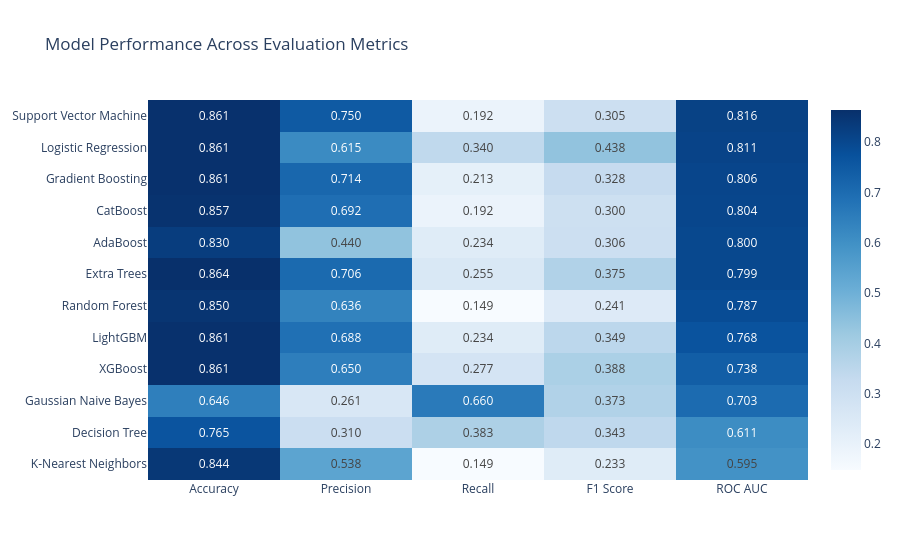

The notebook cell saved with this chart:
### Code cell
fig = px.imshow(
    comparison_df,
    text_auto=".3f",
    aspect="auto",
    color_continuous_scale="Blues",
    title="Model Performance Across Evaluation Metrics"
)

fig.show()

### Figure 1 — Plotly figure (JSON) as saved in the notebook; plotly's stock layout.template omitted (floating-point values rounded to 4 significant figures)
{"data": [{"coloraxis": "coloraxis", "hovertemplate": "x: %{x}<br>y: %{y}<br>color: %{z}<extra></extra>", "name": "0", "texttemplate": "%{z:.3f}", "type": "heatmap", "x": ["Accuracy", "Precision", "Recall", "F1 Score", "ROC AUC"], "xaxis": "x", "y": ["Support Vector Machine", "Logistic Regression", "Gradient Boosting", "CatBoost", "AdaBoost", "Extra Trees", "Random Forest", "LightGBM", "XGBoost", "Gaussian Naive Bayes", "Decision Tree", "K-Nearest Neighbors"], "yaxis": "y", "z": [[0.8605, 0.75, 0.1915, 0.3051, 0.8162], [0.8605, 0.6154, 0.3404, 0.4384, 0.8115], [0.8605, 0.7143, 0.2128, 0.3279, 0.8057], [0.8571, 0.6923, 0.1915, 0.3, 0.8043], [0.8299, 0.44, 0.234, 0.3056, 0.7996], [0.8639, 0.7059, 0.2553, 0.375, 0.7992], [0.8503, 0.6364, 0.1489, 0.2414, 0.787], [0.8605, 0.6875, 0.234, 0.3492, 0.7677], [0.8605, 0.65, 0.2766, 0.3881, 0.7382], [0.6463, 0.2605, 0.6596, 0.3735, 0.7032], [0.7653, 0.3103, 0.383, 0.3429, 0.6105], [0.8435, 0.5385, 0.1489, 0.2333, 0.5946]]}], "layout": {"coloraxis": {"autocolorscale": false, "colorscale": [[0, "rgb(247,251,255)"], [0.125, "rgb(222,235,247)"], [0.25, "rgb(198,219,239)"], [0.375, "rgb(158,202,225)"], [0.5, "rgb(107,174,214)"], [0.625, "rgb(66,146,198)"], [0.75, "rgb(33,113,181)"], [0.875, "rgb(8,81,156)"], [1, "rgb(8,48,107)"]]}, "title": {"text": "Model Performance Across Evaluation Metrics"}, "xaxis": {"anchor": "y", "domain": [0, 1]}, "yaxis": {"anchor": "x", "autorange": "reversed", "domain": [0, 1]}}}
